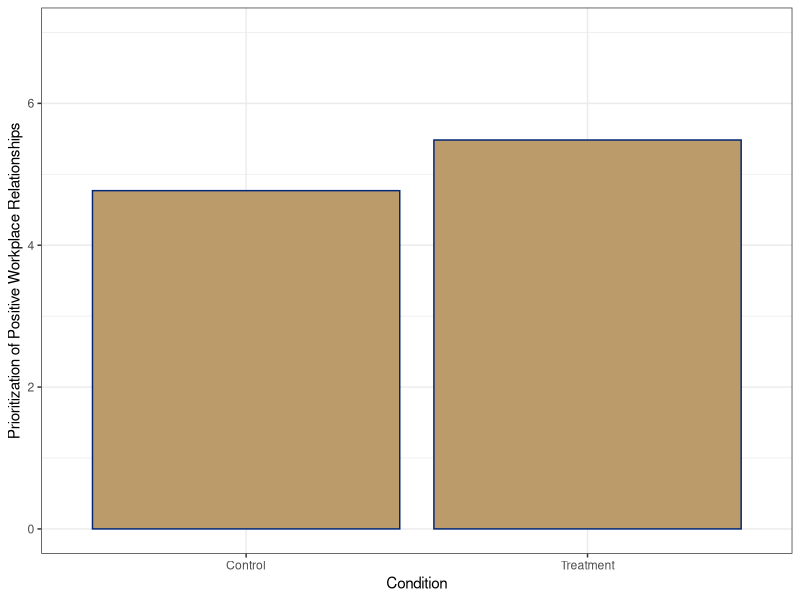
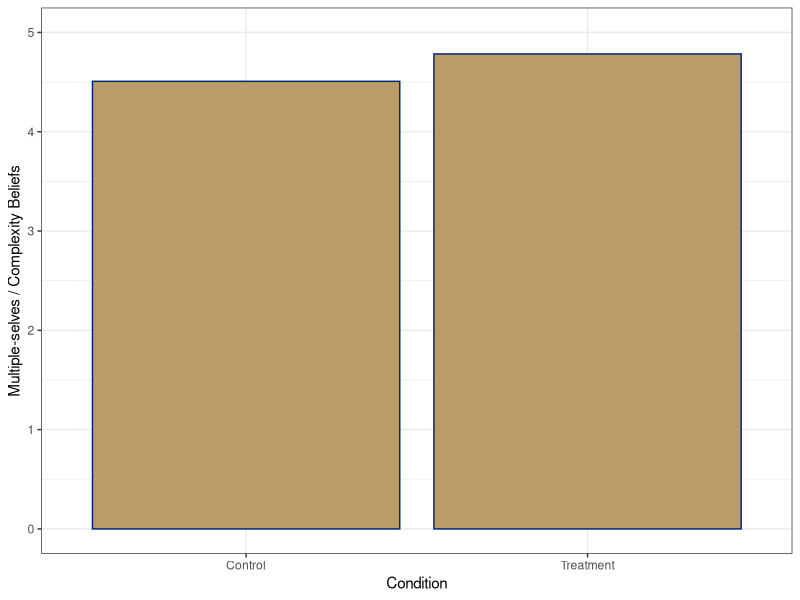
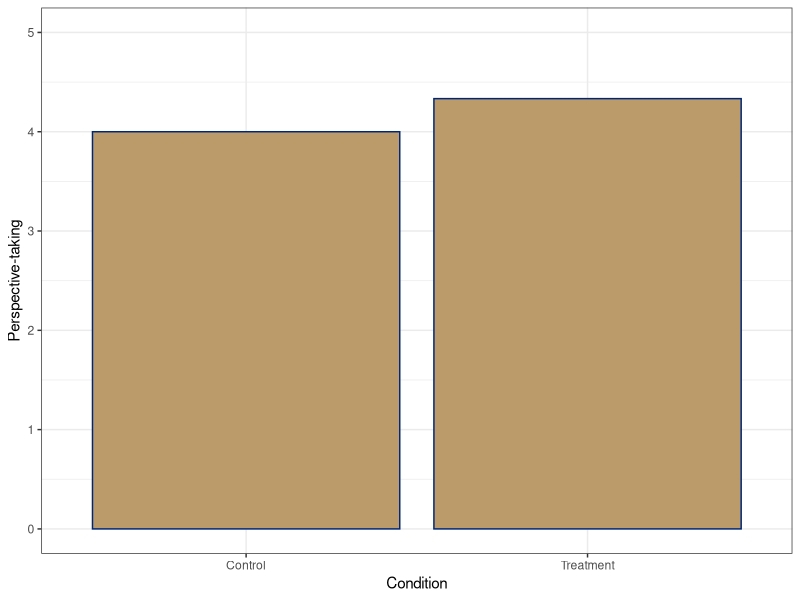
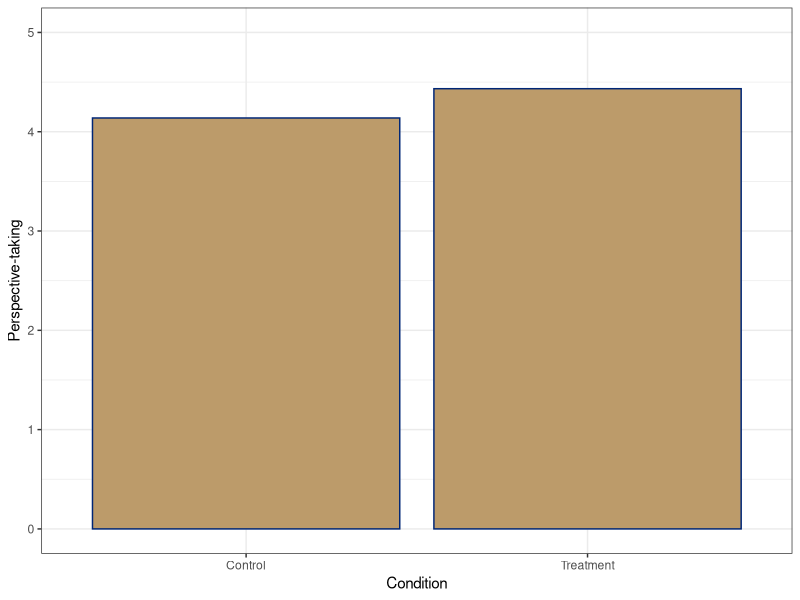
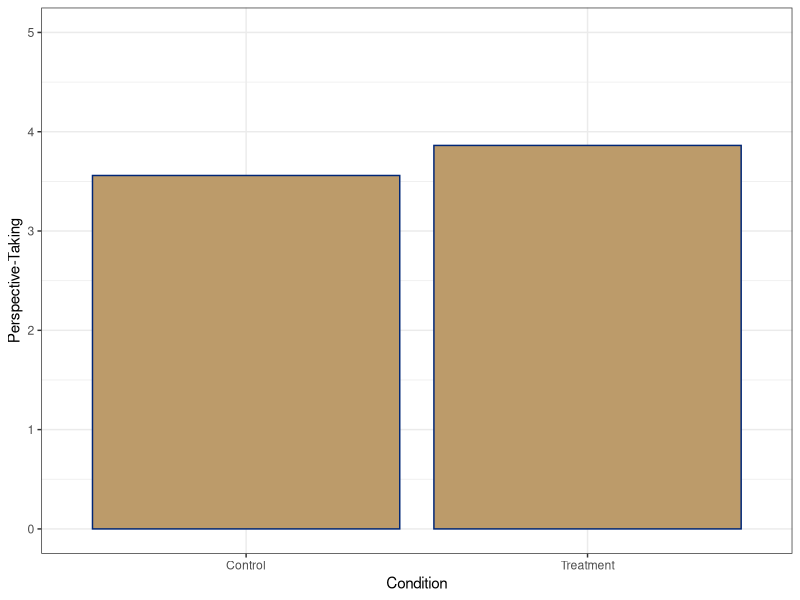
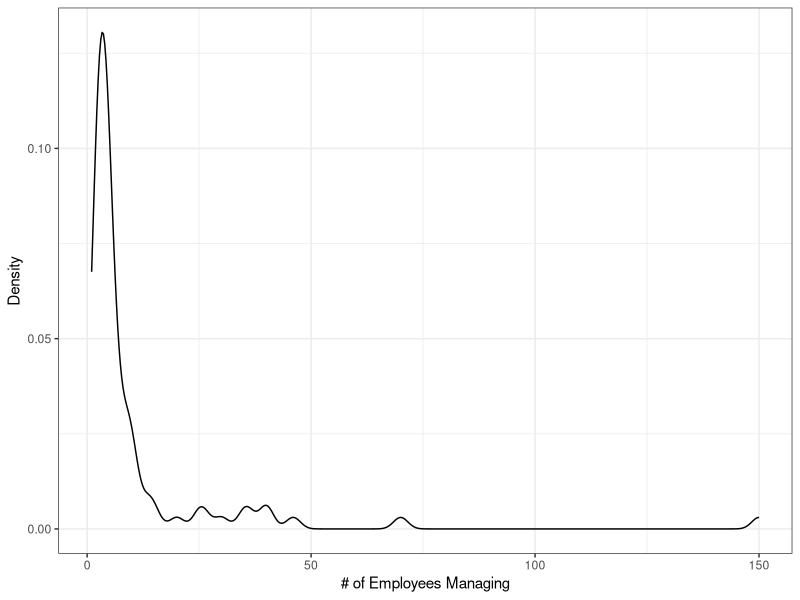
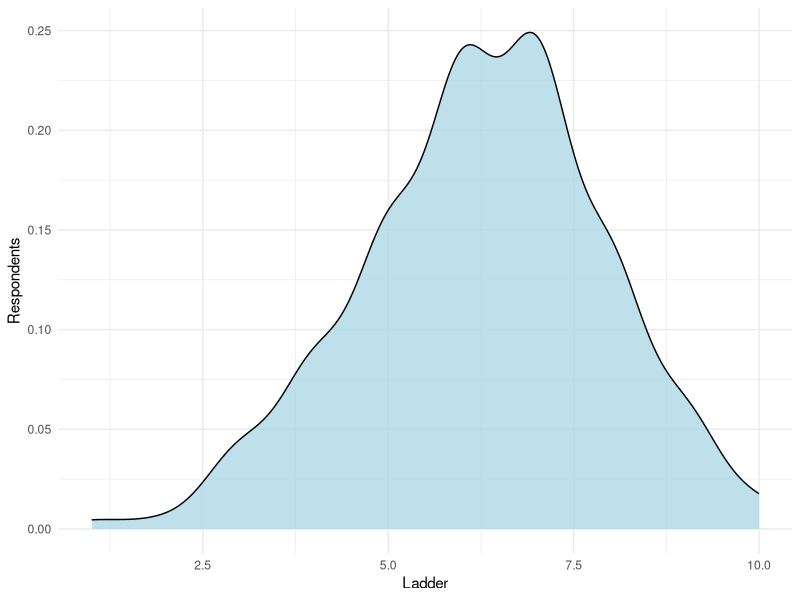
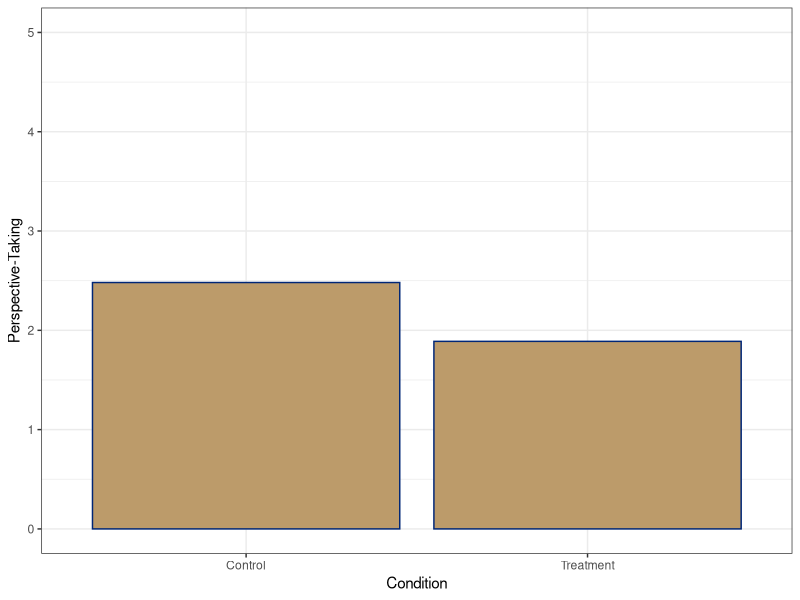

Write the R code that produced these figures, in order.
## ---- chunk 1
library(tidyverse)
library(psych)
library(knitr)
## ---- chunk 2
data <- read.csv("clean_fulldata_20240910.csv")
## ---- chunk 3
summary(lm(manipTreat1 ~ Condition + wave, data))
## ---- chunk 4
data %>% 
  filter(!is.na(Condition)) %>% 
ggplot(aes(x=Condition, y=manipTreat1)) +
  geom_bar(stat="summary", position="dodge", fill="#BC9B6A", color="#002676") +
  expand_limits(y = c(1, 7)) +
  theme_bw() +
  labs(y = "Prioritization of Positive Workplace Relationships")
## ---- chunk 5
summary(lm(manipTreat2_recode ~ Condition + wave, data))
## ---- chunk 6
data %>% 
  filter(!is.na(Condition)) %>% 
ggplot(aes(x=Condition, y=manipTreat2_recode)) +
  geom_bar(stat="summary", position="dodge", fill="#BC9B6A", color="#002676") +
  expand_limits(y = c(1, 5)) +
  theme_bw() +
  labs(y = "Multiple-selves / Complexity Beliefs")
## ---- chunk 7
perspectiveTaking <- data %>% 
  dplyr::select(IRI_PT_1, IRI_PT_2, IRI_PT_3, IRI_PT_4)

alpha(perspectiveTaking, na.rm=T, check.keys=T)
## ---- chunk 8
summary(lm(IRI_PT_3 ~ Condition + wave, data))
## ---- chunk 9
data %>% 
  filter(!is.na(Condition)) %>% 
ggplot(aes(x=Condition, y=IRI_PT_3)) +
  geom_bar(stat="summary", position="dodge", fill="#BC9B6A", color="#002676") +
  expand_limits(y = c(1, 5)) +
  theme_bw() +
  labs(y = "Perspective-taking")
## ---- chunk 10
summary(lm(IRI_PT_4 ~ Condition + wave, data))
## ---- chunk 11
data %>% 
  filter(!is.na(Condition)) %>% 
ggplot(aes(x=Condition, y=IRI_PT_4)) +
  geom_bar(stat="summary", position="dodge", fill="#BC9B6A", color="#002676") + 
  expand_limits(y = c(1, 5)) +
  theme_bw() +
  labs(y = "Perspective-taking")
## ---- chunk 12
summary(lm(IRI_PT1_2 ~ Condition + wave + manager, data))
## ---- chunk 13
data %>% 
  filter(!is.na(Condition)) %>% 
ggplot(aes(x=Condition, y=IRI_PT1_2)) +
  geom_bar(stat="summary", position="dodge", fill="#BC9B6A", color="#002676") +
  expand_limits(y = c(1, 5)) +
  theme_bw() +
  labs(y = "Perspective-Taking")
## ---- chunk 14
kable(table(data$Condition), col.names = c("Condition", "Freq"))
## ---- chunk 15
kable(table(data$schoolDivision), col.names = c("School / Division","Freq"))
## ---- chunk 16
kable(table(data$academic), col.names = c("Academic / Staff","Freq"))
## ---- chunk 17
kable(table(data$manager), col.names = c("Manager","Freq"))

ggplot(data, aes(x=managerHowMany)) +
  geom_density() +
  labs(x = "# of Employees Managing",
       y = "Density") +
  theme_bw()
## ---- chunk 18
kable(table(data$gender), col.names = c("Gender","Freq"))
## ---- chunk 19
kable(table(data$race), col.names = c("Race","Freq"))
## ---- chunk 20
kable(table(data$income), col.names = c("Income","Freq"))

kable(psych::describe(data$ladder))

ggplot(data, aes(ladder)) +
  geom_density(bins=20, fill="lightblue", alpha=0.8) +
  theme_minimal() +
  xlim(limits=c(1,10)) +
  labs(x = "Ladder",
       y = "Respondents")
## ---- chunk 21
summary(lm(IRI_PT_1_S2 ~ Condition + wave, data))
## ---- chunk 22
data %>% 
  filter(!is.na(Condition)) %>% 
ggplot(aes(x=Condition, y=IRI_PT_1_S2)) +
  geom_bar(stat="summary", position="dodge", fill="#BC9B6A", color="#002676") +
  expand_limits(y = c(1, 5)) +
  theme_bw() +
  labs(y = "Perspective-Taking")
## ---- chunk 23
summary(lm(IRI_PT_2_S2 ~ Condition + wave, data))
## ---- chunk 24
data %>% 
  filter(!is.na(Condition)) %>% 
ggplot(aes(x=Condition, y=IRI_PT_2_S2)) +
  geom_bar(stat="summary", position="dodge", fill="#BC9B6A", color="#002676") +
  expand_limits(y = c(1, 5)) +
  theme_bw() +
  labs(y = "Perspective-Taking")
## ---- chunk 25
summary(lm(IRI_PT2_S2 ~ Condition + wave + manager, data))
## ---- chunk 26
data %>% 
  filter(!is.na(Condition)) %>% 
ggplot(aes(x=Condition, y=IRI_PT2_S2)) +
  geom_bar(stat="summary", position="dodge", fill="#BC9B6A", color="#002676") +
  expand_limits(y = c(1, 5)) +
  theme_bw() +
  labs(y = "Perspective-Taking")
## ---- chunk 27
session2 <- data %>% 
  filter(!is.na(ResponseId_S2))
## ---- chunk 28
kable(table(session2$Condition), col.names = c("Condition","Freq"))
## ---- chunk 29
kable(table(session2$schoolDivision), col.names = c("School / Division","Freq"))
## ---- chunk 30
kable(table(session2$race), col.names = c("Race","Freq"))
## ---- chunk 31
kable(table(session2$gender), col.names = c("Gender","Freq"))
## ---- chunk 32
kable(table(session2$manager), col.names = c("Manager","Freq"))
